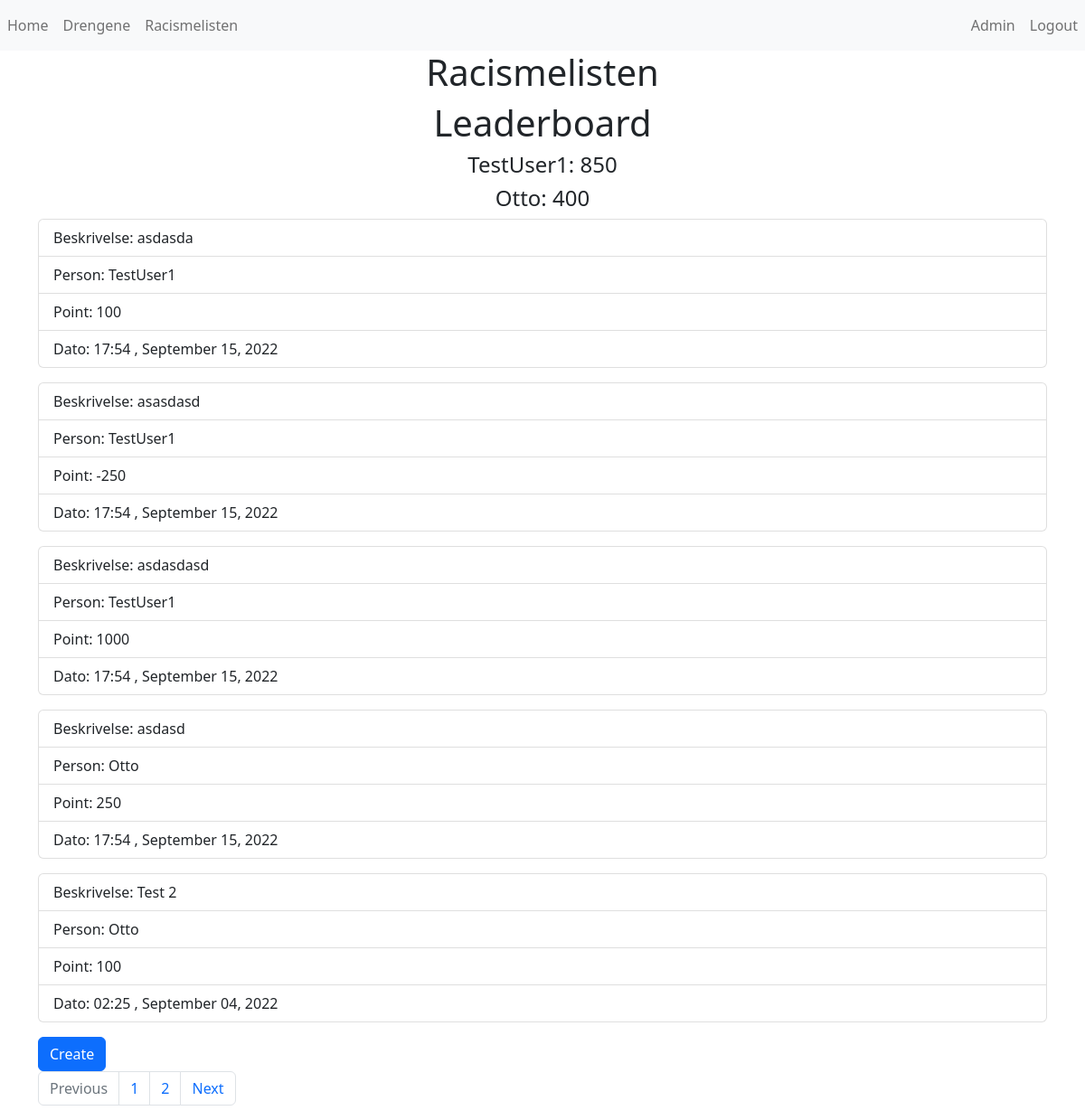
Screenshot of /racismelisten/ (signed in) with the database file from the repository.
### users/models.py (models this page shows)
class Player(models.Model):
    user = models.OneToOneField(User, on_delete=models.CASCADE)
    points = models.IntegerField(default=0)
    def __str__(self):
        return f"{self.user}"

### internationaleregler/models.py (models this page shows, shortened)
class RacismPoint(models.Model):
    description = models.CharField(max_length=200, help_text="Hvad sagde/gjorde personen")
    points = models.IntegerField(help_text="Hvor mange point får personen. Sæt minus foran hvis du vil give negative point")
    user = models.ForeignKey(User, on_delete=models.CASCADE, help_text="Hvem sagde/gjorde det")
    date_posted = models.DateTimeField(default=timezone.now)

### internationaleregler/views.py (the view)
# urls.py: path('racismelisten/', views.RacismPointListView.as_view(), name="racismelisten"),
class RacismPointListView(LoginRequiredMixin, ListView):
    model = RacismPoint
    template_name = "internationaleregler/racismelisten.html"
    context_object_name = "rps"
    ordering = ["-date_posted"]
    paginate_by = 5
    def get_context_data(self, **kwargs):
        context = super().get_context_data(**kwargs)
        users = User.objects.all()
        for user in users:
            points = 0
            rps = RacismPoint.objects.filter(user=user)
            for rp in rps:
                points += rp.points
            user.player.points = points
            user.player.save()
        players = Player.objects.all().order_by("-points")
        context["users"] = players
        return context

### internationaleregler/templates/internationaleregler/racismelisten.html (shortened to what this page needs)
{% extends "internationaleregler/base.html" %}
{% load tz %}
{% block title %}
<div class="text-center">
    <h1>Racismelisten</h1>
</div>
{% endblock title %}
{% block content %}
<div class="text-center">
    <h1 class="text-center">
        Leaderboard
    </h1>
    {% for user in users %}
    <h4 class="">
        {{ user }}: {{ user.points}}
    </h4>
    {% endfor %}
</div>
{% for rp in rps %}
<div class="mb-3">
  <ul class="list-group">
    <li class="list-group-item">Beskrivelse: {{ rp.description }}</li>
    <li class="list-group-item">Person: {{ rp.user }}</li>
    <li class="list-group-item">Point: {{ rp.points }}</li>
    {% timezone "Europe/Paris" %}
      <li class="list-group-item">Dato: {{ rp.date_posted |date:"H:i , F d, Y"}}</li>
    {% endtimezone %}
  </ul>
</div>
{% endfor %}
<div class="text-right">
  <a class="btn btn-primary" href="{% url 'racismelisten-create' %}">Create</a>
</div>
{% if is_paginated %}
<nav aria-label="...">
  <ul class="pagination">
    {% if page_obj.has_previous %}
      <li class="page-item"><a class="page-link" href="?page={{ page_obj.previous_page_number }}">Previous</a></li>
    {% else %}
    <li class="page-item disabled"><a class="page-link" href="#">Previous</a></li>
    {% endif %}
    {% for num in page_obj.paginator.page_range %}
      {% if page_obj.number == num %}
        <li class="page-item"><a class="page-link" href="?page={{ num }}">{{ num }}</a></li>
      {% elif num > page_obj.number|add:'-3' and num < page_obj.number|add:'3' %}
        <li class="page-item"><a class="page-link" href="?page={{ num }}">{{ num }}</a></li>
      {% endif %}
    {% endfor %}
    {% if page_obj.has_next %}
      <li class="page-item"><a class="page-link" href="?page={{ page_obj.next_page_number }}">Next</a></li>
    {% else %}
    <li class="page-item disabled"><a class="page-link" href="#">Next</a></li>
    {% endif %}
    {% endif %}
  </ul>
</nav>
{% endblock content %}

### rows the page displays
Player: user.username "TestUser1", points "850"
Player: user.username "Otto", points "400"
RacismPoint: description "asdasda", user "TestUser1", points "100", date_posted "17:54 , September 15, 2022"
RacismPoint: description "asasdasd", user "TestUser1", points "-250", date_posted "17:54 , September 15, 2022"
RacismPoint: description "asdasdasd", user "TestUser1", points "1000", date_posted "17:54 , September 15, 2022"
RacismPoint: description "asdasd", user "Otto", points "250", date_posted "17:54 , September 15, 2022"
RacismPoint: description "Test 2", user "Otto", points "100", date_posted "02:25 , September 04, 2022"

### other values shown
{{ num }} "1"
{{ num }} "2"
